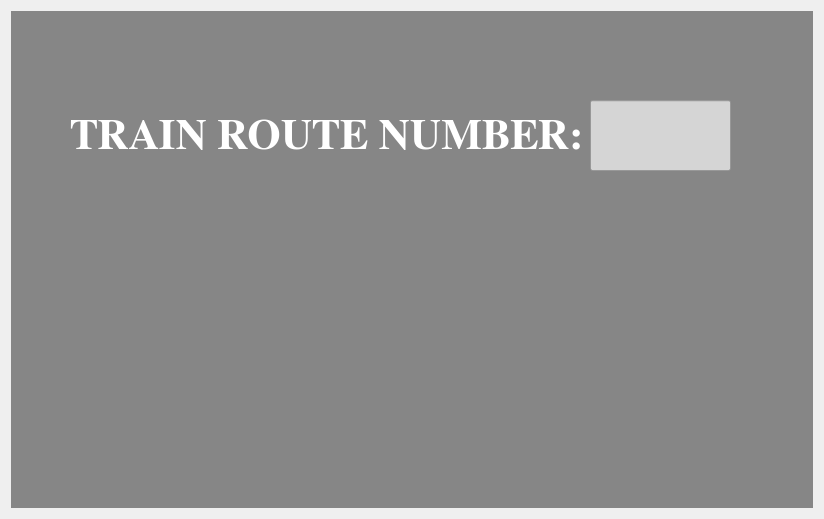
<?xml version="1.0" encoding="UTF-8"?>
<ui version="4.0">
 <class>user_mode</class>
 <widget class="QWidget" name="user_mode">
  <property name="geometry">
   <rect>
    <x>0</x>
    <y>0</y>
    <width>824</width>
    <height>519</height>
   </rect>
  </property>
  <property name="windowTitle">
   <string>Form</string>
  </property>
  <layout class="QHBoxLayout" name="horizontalLayout_4">
   <item>
    <widget class="QStackedWidget" name="stackedWidget">
     <property name="styleSheet">
      <string notr="true">background-color: rgb(134, 134, 134);</string>
     </property>
     <property name="currentIndex">
      <number>1</number>
     </property>
     <widget class="QWidget" name="page"/>
     <widget class="QWidget" name="page_2">
      <widget class="QWidget" name="horizontalLayoutWidget">
       <property name="geometry">
        <rect>
         <x>9</x>
         <y>169</y>
         <width>791</width>
         <height>331</height>
        </rect>
       </property>
       <layout class="QHBoxLayout" name="horizontalLayout_3"/>
      </widget>
      <widget class="QWidget" name="">
       <property name="geometry">
        <rect>
         <x>59</x>
         <y>89</y>
         <width>661</width>
         <height>71</height>
        </rect>
       </property>
       <layout class="QHBoxLayout" name="horizontalLayout_2">
        <item>
         <widget class="QLabel" name="label">
          <property name="font">
           <font>
            <family>FreeSerif</family>
            <pointsize>32</pointsize>
            <weight>75</weight>
            <bold>true</bold>
           </font>
          </property>
          <property name="styleSheet">
           <string notr="true">background-color: rgb(134, 134, 134);
color: rgb(255, 255, 255);</string>
          </property>
          <property name="text">
           <string>TRAIN ROUTE NUMBER:</string>
          </property>
         </widget>
        </item>
        <item>
         <widget class="QLineEdit" name="lineEdit">
          <property name="sizePolicy">
           <sizepolicy hsizetype="Expanding" vsizetype="MinimumExpanding">
            <horstretch>0</horstretch>
            <verstretch>0</verstretch>
           </sizepolicy>
          </property>
          <property name="styleSheet">
           <string notr="true">border-color: rgb(255, 255, 255);
background-color: rgb(213, 213, 213);</string>
          </property>
         </widget>
        </item>
       </layout>
      </widget>
     </widget>
    </widget>
   </item>
  </layout>
 </widget>
 <resources/>
 <connections/>
</ui>
